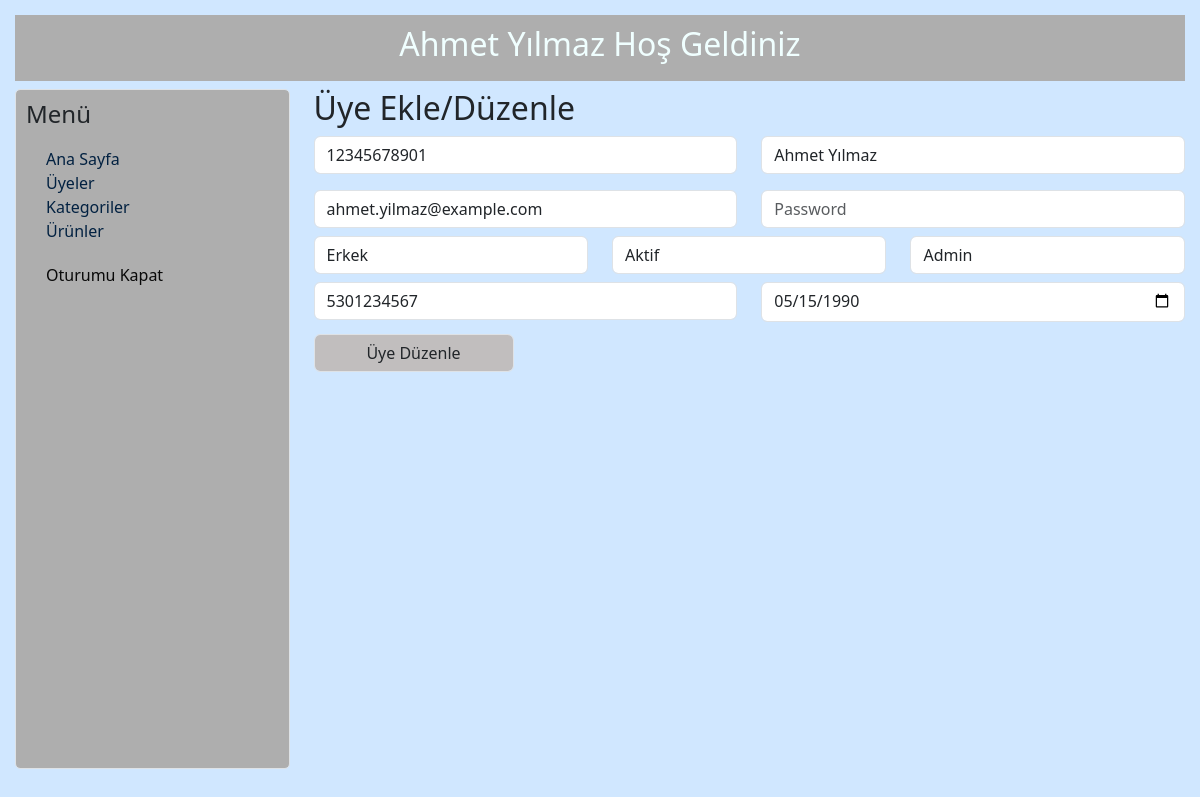
Page /admin/uye_islem.php?duzenle=53 (signed in) on the committed database.
### tables this page shows
CREATE TABLE `kullanicilar` (
  `id` int(10) NOT NULL,
  `tcno` bigint(11) DEFAULT NULL,
  `name_surname` varchar(30) NOT NULL,
  `gender` varchar(1) NOT NULL,
  `birthday` date NOT NULL,
  `email` varchar(30) NOT NULL,
  `phone_number` bigint(10) DEFAULT NULL,
  `status` tinyint(1) NOT NULL,
  `password` varchar(100) DEFAULT NULL,
  `admin` tinyint(1) NOT NULL DEFAULT 0
);

### admin/uye_islem.php (the view, shortened to what this page needs)
<?php
include 'header.php';
?>
<html lang="tr">
<head>
    <link rel="stylesheet" href="assets/bootstrap.css">
    <link rel="stylesheet" href="assets/style.css">
    <link rel="stylesheet" href="assets/fontawesome-free/css/all.css">
</head>
<body>
    <div class="">
        <div class="row">
            <div class="col-md-3 mt-2">
                <?php include 'menu.php'; ?>
            </div>
            <div class="col-md-9 mt-2">
                <div class="content">
                    <h2>Üye Ekle/Düzenle</h2>
                    <?php
                    include 'inc/baglan.php';
                        $id= @$_GET['duzenle'];
                        $kul = mysqli_query($baglanti, 'Select * From kullanicilar WHERE id="' .  $id. '"');
                        $user=mysqli_fetch_array($kul);
                    ?>
                    <form method="POST" >
                        <div class="row">
                            <div class="col-md-6">
                                <input type="text" id="tcno" name="tcno" placeholder="TC no" value="<?=@$user['tcno'] ?>" maxlength="11" class="form-control ">
                            </div>
                            <div class="col-md-6">
                                <input type="text" id="nameSurname" name="nameSurname" value="<?=@$user['name_surname'] ?>" placeholder="Name Surname" class="form-control ">
                            </div>
                        </div>
                        <div class="row mt-2">
                            <div class="col-md-6">
                                <input type="email" id="email" name="email"  value="<?=@$user['email'] ?>"   placeholder="Email Address" class="form-control ">
                            </div>
                            <div class="col-md-6">
                                <input type="password" id="password" name="password" value="" placeholder="Password" class="form-control">
                            </div>
                        </div>
                        <div class="row mt-2">
                            <div class="col-md-4">
                                <select name="gender" class="form-control ">
                                    <option value="M" <?php echo @$user['gender']=='M'?' selected':'' ?>>Erkek</option>
                                </select>
                            </div>
                            <div class="col-md-4">
                                <select name="status" class="form-control ">
                                    <option value="1" <?php echo @$user['status']=='1'?' selected':'' ?>>Aktif</option>
                                </select>
                            </div>
                            <div class="col-md-4">
                                <select name="admin" class="form-control ">
                                    <option value="1" <?php echo @$user['admin']=='1'?' selected':'' ?>>Admin</option>
                                </select>
                            </div>
                        </div>
                        <div class="row  mt-2">
                            <div class="col-md-6">
                                <input type="text" id="phone_number" name="phone_number" value="<?=@$user['phone_number'] ?>" placeholder="Tel no (555)555 5555" maxlength="10" class="form-control ">
                            </div>
                            <div class="col-md-6">
                                <input type="date" id="birthday" name="birthday" value="<?=@$user['birthday'] ?>" placeholder="YYYY-MM-DD" maxlength="8" class="form-control pb-2 mb-1 ">
                            </div>
                        </div>
                        <?php
                        if (isset($_GET['duzenle'])) {
                        echo '<input type="submit" class="uyeEkle form-control mt-2" value="Üye Düzenle" name="submit">';
                        }else{
                            echo '<input type="hidden" name="ekle" >';
                            echo '<input type="submit" class="uyeEkle form-control mt-2" value="Üye Ekle" name="submit">';
                        }
                        ?>
                    </form>
                </div>
            </div>
        </div>
    </div>
</body>
</html>

### admin/assets/style.css (style rules this page uses)
* { padding: 0; margin: 0; list-style: none; box-sizing: border-box; }
body { padding: 15px; margin: 0; list-style: none; box-sizing: border-box; background: #D0E7FF; }
.uyeEkle { display: flex; width: 200px; background-color: rgb(193, 190, 190); }

### rows in the picture
kullanicilar: tcno "12345678901", nameSurname "Ahmet Yılmaz", email "ahmet.yilmaz@example.com", gender "Erkek", status "Aktif", admin "Admin", phone_number "5301234567", birthday "05/15/1990"
